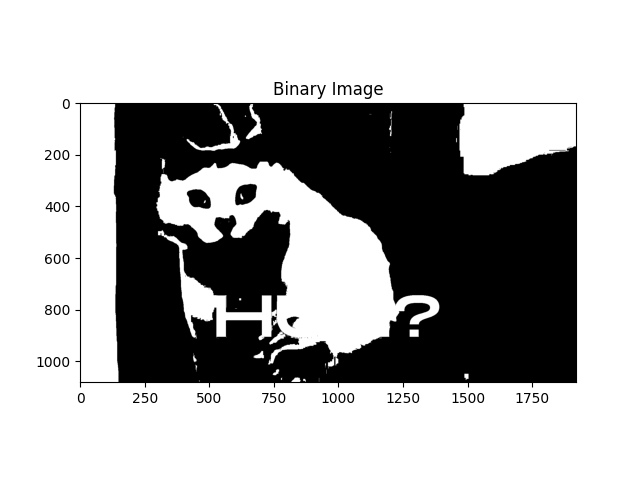
#> input picture tutorial2/Figure_1.png, 640 x 480 px
$ python act6.py
#> lines starting #> are read from the running program, lines starting #| are printed output that depends on the picture
"""
A program to display the magnitude spectrum
from the FFT.
"""
import cv2
import matplotlib.pyplot as plt
import numpy as np
import urllib.request
from PIL import Image

# Using numpy to read image:
def ImgToFloat():
    """
    IMPORTANT:
    AFAIK, we can only do FFT from an ARRAY of NUMBERS.
    So we must convert the image to an array of floats.
    """

    # Read the image, as usual:
    img = cv2.imread("Figure_1.png")

    # Convert the image to an array:
    img_array = plt.imread("Figure_1.png").astype(float)

    return img, img_array

def FastFourierTransform(img_array):
    fourier_array = np.fft.fft2(img_array)
    return fourier_array

def displaySpecturm(fourier_array):
    spectrum = np.fft.fftshift(fourier_array)
    return spectrum

def specturmToImage(spectrum):
    original_img = np.fft.ifft2(spectrum)
    return original_img

def displayMultipleImage(img, spectrum, original_img):
    # Create a window to display?
    fig = plt.figure(figsize=(10, 7))

    # Select the number of rows and column:
    row = 1
    column = 3


    fig.add_subplot(row, column, 1)
    plt.imshow(img)
    plt.title("Original image")


    fig.add_subplot(row, column, 2)
    plt.imshow( np.log(np.abs(spectrum)))
    plt.title("Magnitude spectrum")

    fig.add_subplot(row, column, 3)
    plt.imshow(np.abs(original_img))
    plt.title("Image after convert it back")

def display_menu():
  """
  Displays the menu options and prompts for user input.
  """
  for i in range(0,1):
      print("\n")
  print("FFT Program Menu:")
  print("1. Run FFT analysis")
  print("2. Exit")
  choice = input("Enter your choice: ")
  return choice

def main():
  while True:
    choice = display_menu()
#> the answer given: 1
    if choice == "1":
      img, img_array = ImgToFloat()
#> in ImgToFloat, img is the input picture: shape (480, 640, 3); min 0, max 255, mean 172.7
      fourier_array = FastFourierTransform(img_array)
      spectrum = displaySpecturm(fourier_array)
      original_img = specturmToImage(spectrum)
      displayMultipleImage(img, spectrum, original_img)
      plt.show()
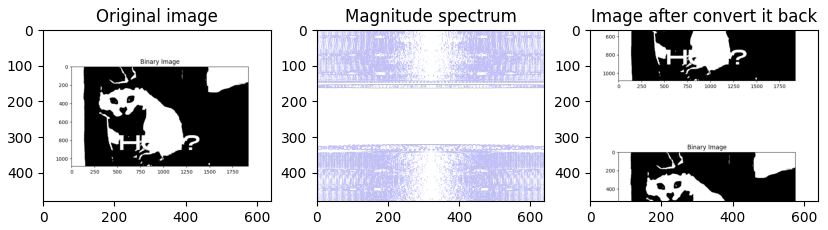
#> figure drawn by matplotlib, 3 panels
    elif choice == "2":
      print("Exiting program...")
      break
    else:
      print("Invalid choice. Please try again.")

if __name__ == "__main__":
#> (the run stopped early here; a loop or call above may not have finished)
